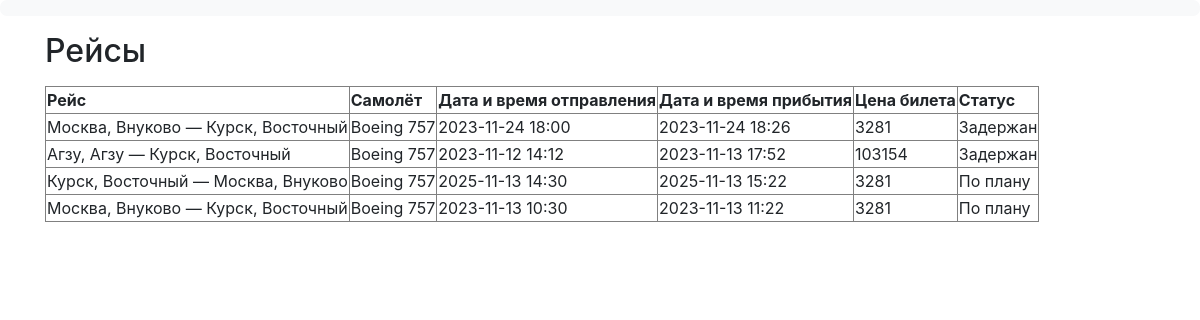
/manager/flights, run on an earlier commit of the app's database.
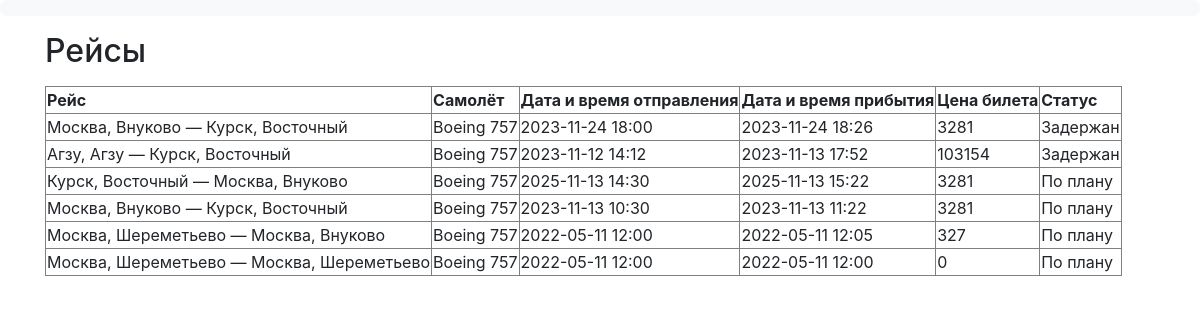
And on a later commit of the database.
### data/airports.py (models this page shows)
class Airport(SqlAlchemyBase):
    __tablename__ = 'Airports'
    id = sa.Column(sa.Integer, primary_key=True, autoincrement=True, unique=True, nullable=False)
    name = sa.Column(sa.String, nullable=False)
    city = sa.Column(sa.String, nullable=False)

### data/flights.py (models this page shows)
class Flight(SqlAlchemyBase):
    __tablename__ = 'Flights'
    id = sa.Column(sa.Integer, primary_key=True, autoincrement=True, unique=True, nullable=False)
    dept_airport_id = sa.Column(sa.Integer, sa.ForeignKey('Airports.id'), nullable=False)
    dest_airport_id = sa.Column(sa.Integer, sa.ForeignKey('Airports.id'), nullable=False)
    plane_id = sa.Column(sa.Integer, sa.ForeignKey('Planes.id'), nullable=False)
    dept_datetime = sa.Column(sa.DateTime, nullable=False)
    dest_datetime = sa.Column(sa.DateTime, nullable=False)
    price = sa.Column(sa.Integer, nullable=False)
    status_id = sa.Column(sa.Integer, sa.ForeignKey('Statuses.id'), nullable=False)

### data/planes.py (models this page shows)
class Plane(SqlAlchemyBase):
    __tablename__ = 'Planes'
    id = sa.Column(sa.Integer, primary_key=True, autoincrement=True, unique=True, nullable=False)
    name = sa.Column(sa.String, unique=True, nullable=False)
    rows_num = sa.Column(sa.Integer, nullable=False)
    columns_num = sa.Column(sa.Integer, nullable=False)
    flight_cost_per_1000_km = sa.Column(sa.Integer, nullable=False)
    average_speed = sa.Column(sa.Integer, nullable=False)

### data/statuses.py (models this page shows)
class Status(SqlAlchemyBase):
    __tablename__ = 'Statuses'
    id = sa.Column(sa.Integer, primary_key=True, autoincrement=True, unique=True, nullable=False)
    name = sa.Column(sa.String, unique=True, nullable=False)

### main.py (the view)
@app.route('/manager/flights')
def manager_flights():
    db_sess = db_session.create_session()
    update_flights_status()
    return render_template('manager_flights.html',
                           dept_airports=db_sess.query(airports.Airport)
                           .join(flights.Flight, flights.Flight.dept_airport_id == airports.Airport.id),
                           dest_airports=db_sess.query(airports.Airport)
                           .join(flights.Flight, flights.Flight.dest_airport_id == airports.Airport.id),
                           table=db_sess.query(flights.Flight, planes.Plane, statuses.Status).filter(
                               flights.Flight.plane_id == planes.Plane.id,
                               flights.Flight.status_id == statuses.Status.id))

### data/db_session.py (called while the page is built)
def create_session() -> Session:
    global __factory
    return __factory()

### main.py (called while the page is built)
def update_flights_status():
    ZERO_TD = datetime.timedelta(minutes=0)
    BOARDING_TD = datetime.timedelta(minutes=40)
    db_sess = db_session.create_session()
    now = datetime.datetime.now()
    status_query = db_sess.query(statuses.Status)
    for flight, status in db_sess.query(flights.Flight, statuses.Status).filter(
            flights.Flight.status_id == statuses.Status.id).all():
        if status.name in ('Отменён', 'Завершён'):
            continue
        if flight.dest_datetime < now:
            flight.status_id = status_query.filter(statuses.Status.name == 'Завершён').first().id
        elif ZERO_TD < flight.dept_datetime - now < BOARDING_TD:
            flight.status_id = status_query.filter(statuses.Status.name == 'Посадка').first().id
    db_sess.commit()

### templates/manager_flights.html
{% extends "base_manager.html" %}
{% block content %}
<p><h2>Рейсы</h2><p>
    <table border="">
        <tr>
            <td><b>Рейс</b></td>
            <td><b>Самолёт</b></td>
            <td><b>Дата и время отправления</b></td>
            <td><b>Дата и время прибытия</b></td>
            <td><b>Цена билета</b></td>
            <td><b>Статус</b></td>
        </tr>
        {% for flight, plane, status in table.all() %}
        <tr>
            {% set i = loop.index0 %}
            <td>{{ dept_airports[i].city }}, {{ dept_airports[i].name }} —
                {{ dest_airports[i].city }}, {{ dest_airports[i].name }}</td>
            <td>{{ plane.name }}</td>
            <td>{{ ':'.join(flight.dept_datetime.__str__().split(':')[:-1]) }}</td>
            <td>{{ ':'.join(flight.dest_datetime.__str__().split(':')[:-1]) }}</td>
            <td>{{ flight.price }}</td>
            <td>{{ status.name }}</td>
        </tr>
        {% endfor %}
    </table>
{% endblock %}

### templates/base_manager.html (shortened to what this page needs)
{% extends "base.html" %}

### templates/base.html (shortened to what this page needs)
<!doctype html>
<html lang="en">
<head>
    <link rel="stylesheet"
          href="https://stackpath.bootstrapcdn.com/bootstrap/4.4.1/css/bootstrap.min.css"
>
</head>
<body>
<header>
    <nav class="navbar navbar-light bg-light">
    </nav>
</header>
<main role="main" class="container">
    {% block content %}{% endblock %}
</main>
</body>
</html>

### templates/base.html (style rules this page uses)
.navbar { margin-left: 0; margin-right: 0; display: flex; justify-content: space-evenly; border-radius: 7px; }

What changed in the data, as far as the page shows it:
added Flight: {{ dest_airports[i].city }} "Москва", {{ dest_airports[i].name }} "Внуково", name "Boeing 757", dept_datetime "2022-05-11 12:00", dest_datetime "2022-05-11 12:05", price "327", name "По плану"
now on this page (row unchanged): Airport: city "Москва", name "Шереметьево"
added Flight: name "Boeing 757", dept_datetime "2022-05-11 12:00", dest_datetime "2022-05-11 12:00", price "0", name "По плану"
